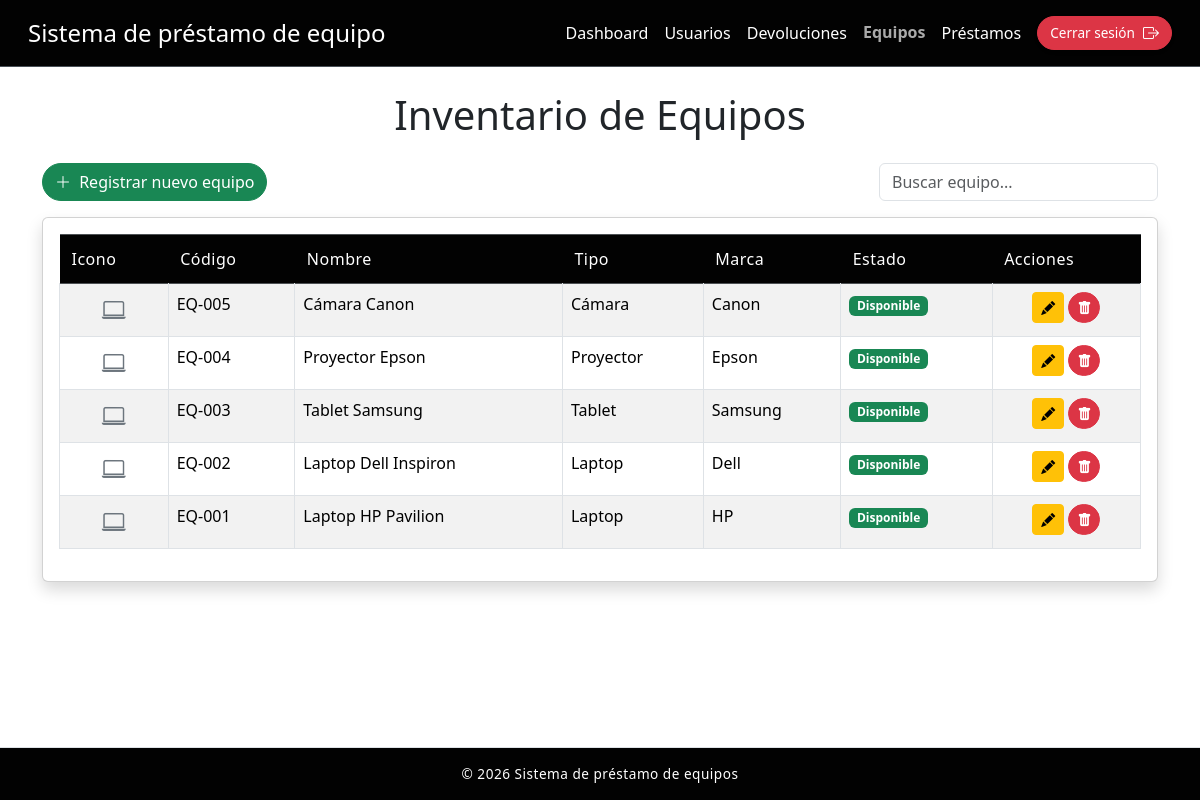
The page /index.php?action=equipos (signed in) on the database its author committed.
### tables this page shows
CREATE TABLE Equipos_Inventario (
    id_equipo         INT          NOT NULL AUTO_INCREMENT,
    codigo_inventario VARCHAR(50)  NOT NULL UNIQUE,
    nombre            VARCHAR(50)  NOT NULL,
    marca             VARCHAR(50),
    marcamodelo       VARCHAR(50),
    numero_serie      VARCHAR(50),
    id_categoria      INT          NOT NULL,
    estado            VARCHAR(50)  NOT NULL DEFAULT 'disponible',
    PRIMARY KEY (id_equipo),
    CONSTRAINT fk_equipo_categoria FOREIGN KEY (id_categoria) 
        REFERENCES Categoria (id_categoria)
);

CREATE TABLE Categoria (
    id_categoria INT          NOT NULL AUTO_INCREMENT,
    nombre       VARCHAR(50) NOT NULL,
    PRIMARY KEY (id_categoria)
);

### controllers/EquipoController.php (called while the page is built, shortened)
<?php
require_once __DIR__ . '/../models/EquipoModel.php';
class EquipoController {
    private EquipoModel $model;
    public function __construct() {
        $this->model = new EquipoModel();
    }
    public function index(): void {
        $equipos = $this->model->obtenerTodos();
        require __DIR__ . '/../views/equipos.php';
    }
}

### config/database.php (called while the page is built, shortened)
<?php
class Database {
    private $host = "db";
    private $db   = "prestamos_db";
    private $user = "appuser";
    private $pass = "apppass";
    public function connect() {
        $conn = new mysqli($this->host, $this->user, $this->pass, $this->db);
        return $conn;
    }
}

### models/EquipoModel.php (called while the page is built, shortened)
<?php
require_once __DIR__ . '/../config/database.php';
class EquipoModel {
    private mysqli $conn;
    public function __construct() {
        $db = new Database();
        $this->conn = $db->connect();
    }
    public function obtenerTodos(): array {
        $sql = "SELECT
                    e.id_equipo,
                    e.codigo_inventario,
                    e.nombre,
                    e.marca,
                    e.marcamodelo,
                    e.numero_serie,
                    e.estado,
                    c.id_categoria,
                    c.nombre AS categoria
                FROM Equipos_Inventario e
                INNER JOIN Categoria c ON e.id_categoria = c.id_categoria
                WHERE e.estado != 'inactivo'
                ORDER BY e.id_equipo DESC";
        $result = $this->conn->query($sql);
        return $result ? $result->fetch_all(MYSQLI_ASSOC) : [];
    }
}

### views/equipos.php (the view, shortened to what this page needs)
<!DOCTYPE html>
<html lang="es">
<head>
    <link rel="stylesheet" href="public/css/styles.css">
    <link href="https://cdn.jsdelivr.net/npm/bootstrap@5.3.2/dist/css/bootstrap.min.css" rel="stylesheet">
    <link href="https://cdn.jsdelivr.net/npm/bootstrap-icons@1.11.3/font/bootstrap-icons.css" rel="stylesheet">
</head>
<body>
<header>
    <nav class="navbar bg-dark border-bottom border-body p-3" data-bs-theme="dark">
        <div class="container-fluid d-flex justify-content-between align-items-center">
            <h1 class="h4 text-white m-0">Sistema de préstamo de equipo</h1>
            <ul class="d-flex align-items-center list-unstyled m-0 gap-3">
                <li>
                    <a href="index.php?action=dashboard" class="nav-link text-white <?php echo ($_GET['action'] == 'dashboard') ? 'active fw-bold' : ''; ?>">
                        Dashboard
                    </a>
                </li>
                <li>
                    <a href="index.php?action=usuarios" class="nav-link text-white <?php echo ($_GET['action'] == 'usuarios') ? 'active fw-bold' : ''; ?>">
                        Usuarios
                    </a>
                </li>
                <li>
                    <a href="index.php?action=devoluciones" class="nav-link text-white <?php echo ($_GET['action'] == 'devoluciones') ? 'active fw-bold' : ''; ?>">
                        Devoluciones
                    </a>
                </li>
                <li>
                    <a href="index.php?action=equipos" class="nav-link text-white <?php echo ($_GET['action'] == 'equipos') ? 'active fw-bold' : ''; ?>">
                        Equipos
                    </a>
                </li>
                <li>
                    <a href="index.php?action=prestamos" class="nav-link text-white <?php echo ($_GET['action'] == 'prestamos') ? 'active fw-bold' : ''; ?>">
                        Préstamos
                    </a>
                </li>
                <li>
                    <a href="index.php?action=logout" class="btn btn-danger btn-sm py-1 d-flex align-items-center gap-2 shadow-sm">
                        <span>Cerrar sesión</span>
                        <i class="bi bi-box-arrow-right" style="font-size: 1rem;"></i>
                    </a>
                </li>
            </ul>
        </div>
    </nav>
</header>
<main class="container mt-4">
    <h1 class="text-center mb-4">Inventario de Equipos</h1>
    <div class="d-flex justify-content-between mb-3">
        <a href="index.php?action=registrar_equipo" class="btn btn-success">
            <i class="bi bi-plus-lg me-1"></i> Registrar nuevo equipo
        </a>
        <input type="text" id="buscarEquipo" class="form-control w-25" placeholder="Buscar equipo...">
    </div>
    <div class="card shadow">
        <div class="card-body">
            <div class="table-responsive">
                <table class="table table-striped table-bordered">
                    <thead class="table-dark">
                        <tr>
                            <th>Icono</th>
                            <th>Código</th>
                            <th>Nombre</th>
                            <th>Tipo</th>
                            <th>Marca</th>
                            <th>Estado</th>
                            <th>Acciones</th>
                        </tr>
                    </thead>
                    <tbody id="tablaEquipos">
                        <?php if (empty($equipos)): ?>
                            <tr><td colspan="7" class="text-center py-4">No hay equipos registrados.</td></tr>
                        <?php else: ?>
                            <?php foreach ($equipos as $equipo): ?>
                            <tr>
                                <td class="text-center">
                                    <i class="bi bi-laptop fs-4 text-secondary"></i>
                                </td>
                                <td><?= htmlspecialchars($equipo['codigo_inventario']) ?></td>
                                <td><?= htmlspecialchars($equipo['nombre']) ?></td>
                                <td><?= htmlspecialchars($equipo['categoria']) ?></td>
                                <td><?= htmlspecialchars($equipo['marca']) ?></td>
                                <td><span class="badge bg-success"><?= ucfirst($equipo['estado']) ?></span></td>
                                <td class="text-center">
                                    <a href="index.php?action=editar_equipo&id=<?= $equipo['id_equipo'] ?>" class="btn btn-sm btn-warning">
                                        <i class="bi bi-pencil-fill"></i>
                                    </a>
                                    <form method="POST" action="index.php?action=eliminar_equipo" style="display:inline;" onsubmit="return confirm('¿Desactivar equipo?')">
                                        <button type="submit" class="btn btn-sm btn-danger">
                                            <i class="bi bi-trash-fill"></i>
                                        </button>
                                    </form>
                                </td>
                            </tr>
                            <?php endforeach; ?>
                        <?php endif; ?>
                    </tbody>
                </table>
            </div>
        </div>
    </div>
</main>
<footer class="mt-5 p-3 text-center border-top"><p>&copy; 2026 Sistema de préstamo de equipos</p></footer>
</body>
</html>

### index.php (shortened to what this page needs)
<?php
require_once __DIR__ . '/controllers/EquipoController.php';
$equipoController = new EquipoController();
$action = $_GET['action'] ?? 'login';
switch ($action) {
    case 'equipos':
        $equipoController->index();
        break;
}

### public/css/styles.css (style rules this page uses)
html, body { height: 100%; }
body { min-height: 100vh; display: flex; flex-direction: column; margin: 0; font-family: 'Segoe UI', Arial, sans-serif; background-color: #f8f9fa; }
main { flex: 1; }
nav.navbar.bg-dark { background-color: #020202 !important; padding: 1rem; }
.navbar-brand, .nav-link { color: white !important; transition: all 0.3s ease; }
.nav-link:hover, .nav-link.active { color: #aaaaaa !important; transform: translateY(-1px); }
.navbar .btn-sm { padding: 4px 12px !important; font-size: 0.85rem !important; display: inline-flex; align-items: center; gap: 8px; }
.card { border: none; border-radius: 16px; box-shadow: 0 4px 20px rgba(0, 0, 0, 0.1); transition: transform 0.2s ease; }
.form-control, .form-select { border-radius: 8px; transition: all 0.3s ease; }
.btn-primary, .btn-secondary, .btn-success, .btn-danger, .btn-dark, .btn-outline-dark { border-radius: 30px !important; padding: 8px 20px; font-weight: 600; transition: all 0.3s ease; display: inline-flex; align-items: center; justify-content: center; }
.table thead.table-dark th { background-color: #020202; color: white; font-weight: 500; letter-spacing: 0.5px; border: none; padding: 12px; }
.table tbody tr { transition: background-color 0.2s ease; }
.badge { border-radius: 12px; padding: 6px 12px; }
footer { background-color: #020202; color: white; text-align: center; padding: 15px; margin-top: auto; font-size: 0.85rem; letter-spacing: 0.5px; }
footer p { margin: 0; }

### rows shown on the page
equipos_inventario: codigo_inventario "EQ-005", nombre "Cámara Canon", id_categoria.nombre "Cámara", marca "Canon", estado "Disponible"
equipos_inventario: codigo_inventario "EQ-004", nombre "Proyector Epson", id_categoria.nombre "Proyector", marca "Epson", estado "Disponible"
equipos_inventario: codigo_inventario "EQ-003", nombre "Tablet Samsung", id_categoria.nombre "Tablet", marca "Samsung", estado "Disponible"
equipos_inventario: codigo_inventario "EQ-002", nombre "Laptop Dell Inspiron", id_categoria.nombre "Laptop", marca "Dell", estado "Disponible"
equipos_inventario: codigo_inventario "EQ-001", nombre "Laptop HP Pavilion", id_categoria.nombre "Laptop", marca "HP", estado "Disponible"
